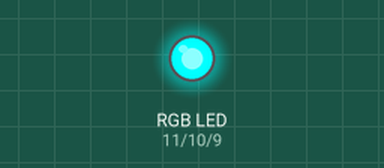
Simulated run of this sketch. Board: Arduino Uno, built with avr-gcc and run on an emulated ATmega328P. Parts: an RGB LED mixed from three pins (HIGH = lit). Pins used as bus, display or sensor lines are not drawn.

Above: at 0.1 s.
Timing chart, 0 to 1.6 s (numbered marks = the images above):
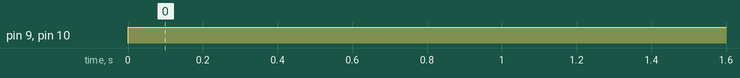

The sketch:

RGB.ino
```cpp
/*
Adafruit Arduino - Lesson 3. RGB LED
*/

int redPin = 11;
int greenPin = 10;
int bluePin = 9;

int s0 = 2;
int s1 = 3;
int s2 = 4;
int s3 = 5;

//uncomment this line if using a Common Anode LED
#define COMMON_ANODE

void setup()
{
  pinMode(redPin, OUTPUT);
  pinMode(greenPin, OUTPUT);
  pinMode(bluePin, OUTPUT);
  pinMode(s0, OUTPUT);
  pinMode(s1, OUTPUT);
  pinMode(s2, OUTPUT);
  pinMode(s3, OUTPUT);
}

void loop()
{
  for (int i = 2; i < 6; i++) {
    // digitalWrite(i, HIGH);
    setColor(255, 0, 0); // red
    delay(5);
    setPinHigh(i);
  }
}
//   setColor(255, 0, 0);  // red
//   delay(200);
//   setColor(0, 255, 0);  // green
//   delay(200);
//   setColor(0, 0, 255);  // blue
//   delay(200);
//   setColor(255, 255, 0);  // yellow
//   delay(200);
//   setColor(80, 0, 80);  // purple
//   delay(200);
//   setColor(0, 255, 255);  // aqua
//   delay(200);
// }

void setPinHigh(int pin) {
  for (int i = 2; i < 6; i++)
  {
    digitalWrite(i, LOW);
    // delay(10);
  }
  digitalWrite(pin, HIGH);
}

void setColor(int red, int green, int blue)
{
  #ifdef COMMON_ANODE
    red = 255 - red;
    green = 255 - green;
    blue = 255 - blue;
  #endif
  analogWrite(redPin, red);
  analogWrite(greenPin, green);
  analogWrite(bluePin, blue);
}
```

Measured:
- by itself, pin 9 (bluePin), pin 10 (greenPin): LOW → HIGH at 0.00 s
